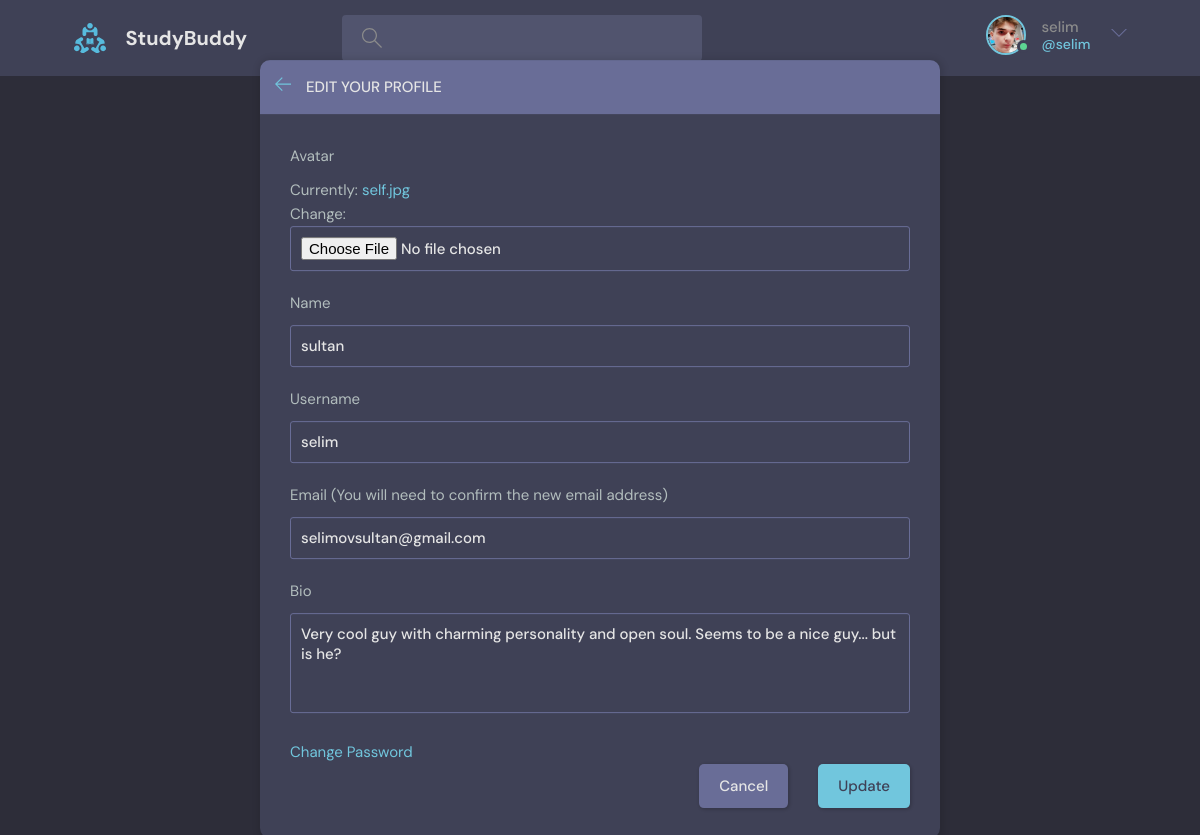
The page /update-user (signed in) on the database its author committed.
### base/models.py (models this page shows)
class User(AbstractUser):
    name = models.CharField(max_length=200, null=True)
    email = models.EmailField(unique=True, null=True)
    email_verify = models.BooleanField(default=False)
    bio = models.TextField(null=True)
    avatar = models.ImageField(null=True, default="avatar.svg")
    USERNAME_FIELD = 'email'
    REQUIRED_FIELDS = []

### base/views.py (the view, shortened to what this page needs)
# urls.py: path('update-user', views.update_user, name='update-user'),
@login_required(login_url='login')
def update_user(request):
    user = request.user
    form = UserForm(instance=user)
    context = {'form': form}
    return render(request, 'update-user.html', context)

### base/forms.py
class UserForm(ModelForm):
    class Meta:
        model = User
        fields = ['avatar', 'name', 'username', 'email', 'bio']

### base/templates/base/update-user.html (shortened to what this page needs)
{% extends 'main.html' %}
{% block content %}
  <main class="update-account layout">
    <div class="container">
      <div class="layout__box">
        <div class="layout__boxHeader">
          <div class="layout__boxTitle">
            <a href="{{ request.META.HTTP_REFERER | escape }}">
              <svg version="1.1" xmlns="http://www.w3.org/2000/svg" width="32" height="32"
                   viewBox="0 0 32 32">
                <title>arrow-left</title>
                <path
                        d="M13.723 2.286l-13.723 13.714 13.719 13.714 1.616-1.611-10.96-10.96h27.625v-2.286h-27.625l10.965-10.965-1.616-1.607z">
                </path>
              </svg>
            </a>
            <h3>Edit your profile</h3>
          </div>
        </div>
        <div class="layout__body">
          <form class="form" action="" method="POST" enctype="multipart/form-data">
            {% for field in form %}
              <div class="form__group">
                {% if field.name == 'email' %}
                  <label for="profile_pic">{{ field.label }} <small>(You will need to confirm the new email address)</small></label>
                {% else %}
                  <label for="profile_pic">{{ field.label }}</label>
                {% endif %}
                {{ field }}
              </div>
            {% endfor %}
            <a href="{% url 'password-change' %}">Change Password</a>
            <div class="form__action">
              <a class="btn btn--dark" href="{{ request.META.HTTP_REFERER | escape }}">Cancel</a>
              <button class="btn btn--main" type="submit">Update</button>
            </div>
          </form>
        </div>
      </div>
    </div>
  </main>
{% endblock content %}

### templates/navbar.html (shortened to what this page needs)
{% load static %}
<header class="header header--loggedIn">
  <div class="container">
    <a href="{% url 'home' %}" class="header__logo">
      <img src="{% static 'img/logo.svg' %}" />
      <h1>StudyBuddy</h1>
    </a>
    <form class="header__search" method="GET" action="{% url 'home' %}">
      <label>
        {% if query_name == 'All' %}
          <input name="q" placeholder="Search for rooms..." />
        {% else %}
          <input name="q" value="{{ query_name }}" />
        {% endif %}
      </label>
    </form>
    <nav class="header__menu">
      {% if request.user.is_authenticated %}
        <div class="header__user">
          <a href="{% url 'user-profile' request.user.id %}">
            <div class="avatar avatar--medium active">
              <img src="{{ request.user.avatar.url }}" />
            </div>
            <p>{{ request.user.username }}<span>@{{ request.user.username }}</span></p>
          </a>
          <button class="dropdown-button">
            <svg version="1.1" xmlns="http://www.w3.org/2000/svg" width="32" height="32" viewBox="0 0 32 32">
              <title>chevron-down</title>
              <path d="M16 21l-13-13h-3l16 16 16-16h-3l-13 13z"></path>
            </svg>
          </button>
        </div>
      {% else %}
        <a href="{% url 'login' %}">
          <img src="{% static 'img/avatars/avatar.svg' %}" />
          <p>Login</p>
        </a>
      {% endif %}
    </nav>
  </div>
</header>

### rows shown on the page
User: user.avatar (picture), user.username "selim", form "sultan" "selim" "selimovsultan@gmail.com" "Very cool guy with charming personality and open soul. Seems to be a nice guy... but is he?"

### other values the page prints
{{ field.label }} "Avatar" "Name" "Username" "Bio"
{{ field.label }} "Email"
